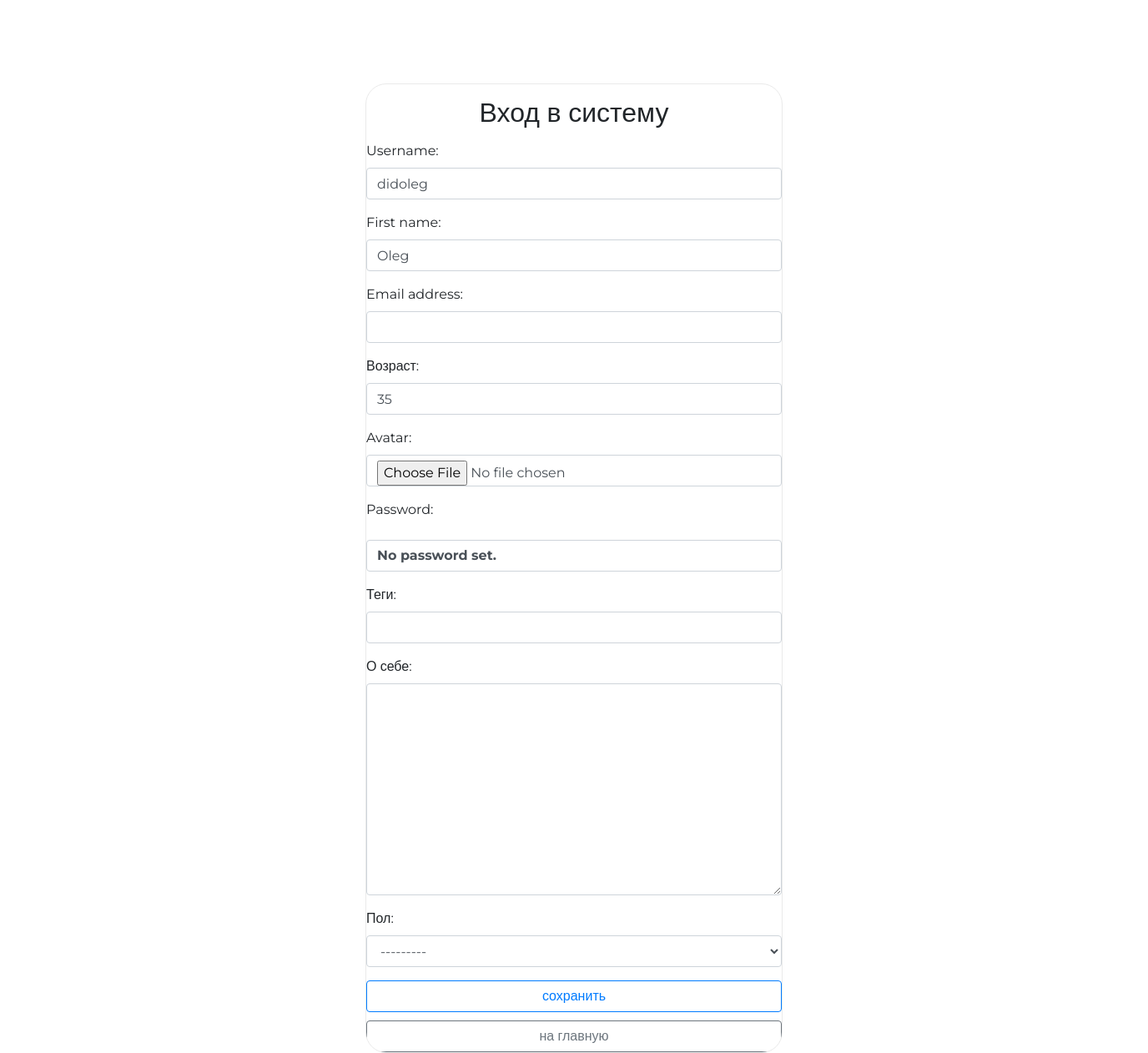
Page /auth/edit/ (signed in) on the committed database.
### authnapp/models.py (models this page shows, shortened)
class ShopUser(AbstractUser):
    avatar = models.ImageField(upload_to="users_avatars", blank=True)
    age = models.PositiveIntegerField(verbose_name="возраст", default=18)
    activation_key = models.CharField(verbose_name="ключ подтверждения", max_length=128, blank=True)
    activation_key_expires = models.DateTimeField(
        verbose_name="актуальность ключа", default=(now() + timedelta(hours=48))
    )

### authnapp/views.py (the view)
# urls.py: re_path(r"^edit/(?P<pk>\d+)/(?P<quantity>\d+)/$", basketapp.basket_edit, name="edit"),
@transaction.atomic
def edit(request):
    title = "редактирование"
    if request.method == "POST":
        edit_form = ShopUserEditForm(request.POST, request.FILES, instance=request.user)
        profile_form = ShopUserProfileEditForm(request.POST, instance=request.user.shopuserprofile)
        if edit_form.is_valid() and profile_form.is_valid():
            edit_form.save()
            return HttpResponseRedirect(reverse("auth:edit"))
    else:
        edit_form = ShopUserEditForm(instance=request.user)
        profile_form = ShopUserProfileEditForm(instance=request.user.shopuserprofile)
    content = {"title": title, "edit_form": edit_form, "profile_form": profile_form, "media_url": settings.MEDIA_URL}
    return render(request, "authnapp/edit.html", content)

### authnapp/forms.py (shortened to what this page needs)
class ShopUserEditForm(UserChangeForm):
    def __init__(self, *args, **kwargs):
        super(ShopUserEditForm, self).__init__(*args, **kwargs)
        for field_name, field in self.fields.items():
            field.widget.attrs["class"] = "form-control"
            field.help_text = ""
    class Meta:
        model = ShopUser
        fields = ("username", "first_name", "email", "age", "avatar")

class ShopUserProfileEditForm(forms.ModelForm):
    class Meta:
        model = ShopUserProfile
        fields = ("tagline", "aboutMe", "gender")
    def __init__(self, *args, **kwargs):
        super(ShopUserProfileEditForm, self).__init__(*args, **kwargs)
        for field_name, field in self.fields.items():
            field.widget.attrs["class"] = "form-control"

### mainapp/context_processors.py (called while the page is built)
def basket(request):
    print("context processor basket works")
    basket = []
    if request.user.is_authenticated:
        basket = Basket.objects.filter(user=request.user)
    return {
        "basket": basket,
    }

### authnapp/templates/authnapp/edit.html (shortened to what this page needs)
{% extends 'authnapp/base.html' %}
{% load staticfiles %}
{% block content %}
<form class="form-horizontal" action="{% url 'auth:edit' %}" method="post" enctype="multipart/form-data">
    {{ edit_form.as_p }}
    {{ profile_form.as_p }}
    <input class="btn btn-outline-primary btn-block" type="submit" value="сохранить">
</form>
<a href="{% url 'main' %}" class="btn btn-outline-secondary btn-block" role="button">
    на главную
</a>
{% endblock %}

### static/style.css (style rules this page uses)
* { margin: 0; padding: 0; }
body { font-family: 'Montserrat', sans-serif; }
html, body { height: 100%; }
.login form { margin-bottom: 10px; }

### rows in the picture
ShopUser: username "didoleg", first_name "Oleg", age "35"
